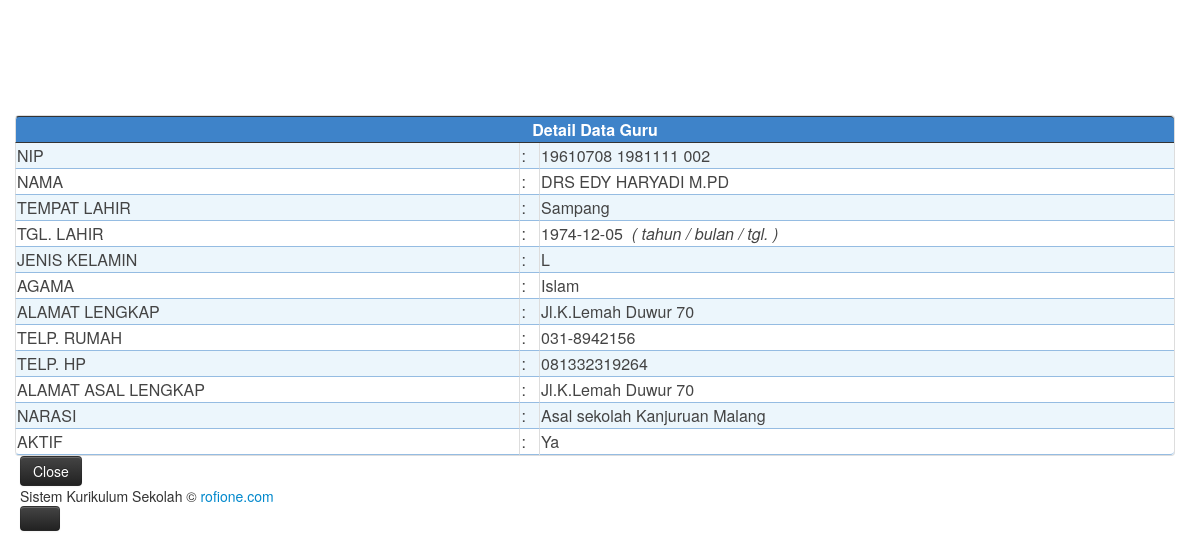
Page /admin/detil_guru.php?id=1 on the committed database.
### tables this page shows
CREATE TABLE IF NOT EXISTS `guru` (
  `ID` int(5) NOT NULL AUTO_INCREMENT,
  `NIP` varchar(30) DEFAULT NULL,
  `GLR_DEPAN` varchar(15) DEFAULT NULL,
  `NAMA` varchar(30) DEFAULT NULL,
  `GLR_BLK` varchar(15) DEFAULT NULL,
  `GOLONGAN` varchar(50) NOT NULL,
  `JABATAN` varchar(50) NOT NULL,
  `TEMPAT_LAHIR` varchar(30) DEFAULT NULL,
  `TGL_LAHIR` date DEFAULT NULL,
  `ALAMAT_SKR` varchar(100) DEFAULT NULL,
  `TELP_RUMAH` varchar(15) DEFAULT NULL,
  `TELP_HP` varchar(15) DEFAULT NULL,
  `ALAMAT_ASAL` varchar(100) DEFAULT NULL,
  `NARASI` text,
  `AGAMA` varchar(20) DEFAULT NULL,
  `SEX` char(1) DEFAULT NULL,
  `AKTIF` char(1) DEFAULT NULL,
  PRIMARY KEY (`ID`),
  UNIQUE KEY `NIP` (`NIP`)
);

### admin/detil_guru.php (the view, shortened to what this page needs)
<?php
$id = $_REQUEST['id'];
$strsql = "select NIP,GLR_DEPAN,NAMA,GLR_BLK,TEMPAT_LAHIR,TGL_LAHIR,ALAMAT_SKR,TELP_RUMAH,TELP_HP,ALAMAT_ASAL,NARASI,AGAMA,AKTIF,SEX from guru where id='$id'";
$hasil = mysql_query($strsql);
$row = mysql_fetch_array($hasil);
?>
<html>
    <head>
        <link href="../bootstrap/css/bootstrap.css" rel="stylesheet"/>
        <link href="../bootstrap/css/bootstrap-responsive.css" rel="stylesheet"/>
        <link href="../bootstrap/css/style.css" rel="stylesheet"/>
    </head>
    <body>
        <div class="container-fluid">
            <div class="row-fluid">
                <div class="span12">
                    <table class="table-bordered">
                        <thead>
                        <th colspan="3">Detail Data Guru</th>
                        </thead>
                        <tr>
                            <td>NIP</td>
                            <td>:</td>
                            <td><?php echo $row[NIP]; ?></td>
                        </tr>
                        <tr>
                            <td>NAMA</td>
                            <td>:</td>
                            <td><?php echo $row[GLR_DEPAN]; ?> <?php echo $row[NAMA]; ?> <?php echo $row[GLR_BLK]; ?></td>
                        </tr>
                        <tr>
                            <td>TEMPAT LAHIR</td>
                            <td>:</td>
                            <td><?php echo $row[TEMPAT_LAHIR]; ?></td>
                        </tr>
                        <tr>
                            <td>TGL. LAHIR</td>
                            <td>:</td>
                            <td><?php echo $row[TGL_LAHIR]; ?> &nbsp;<i>( tahun / bulan /
                                    tgl. )</i></td>
                        </tr>
                        <tr>
                            <td>JENIS KELAMIN</td>
                            <td>:</td>
                            <td><?php echo $row[SEX]; ?></td>
                        </tr>
                        <tr>
                            <td>AGAMA</td>
                            <td>:</td>
                            <td><?php echo $row[AGAMA]; ?></td>
                        </tr>
                        <tr>
                            <td>ALAMAT LENGKAP</td>
                            <td>:</td>
                            <td><?php echo $row[ALAMAT_SKR]; ?></td>
                        </tr>
                        <tr>
                            <td>TELP. RUMAH</td>
                            <td>:</td>
                            <td><?php echo $row[TELP_RUMAH]; ?></td>
                        </tr>
                        <tr>
                            <td>TELP. HP</td>
                            <td>:</td>
                            <td><?php echo $row[TELP_HP]; ?></td>
                        </tr>
                        <tr>
                            <td>ALAMAT ASAL LENGKAP</td>
                            <td>:</td>
                            <td><?php echo $row[ALAMAT_ASAL]; ?></td>
                        </tr>
                        <tr>
                            <td>NARASI</td>
                            <td>:</td>
                            <td><?php echo $row[NARASI]; ?></td>
                        </tr>
                        <tr>
                            <td>AKTIF</td>
                            <td>:</td>
                            <td>
                                <?php
                                if ($row[AKTIF] == '1') {
                                    echo "Ya";
                                } else {
                                    echo "Tidak";
                                }
                                ?>
                            </td>
                        </tr>
                    </table>
                </div>
                <button class="btn btn-inverse" onClick="closeWin();">Close</button>
            </div>
            <?php include_once './footer.php'; ?>
        </div>
    </body>
</html>

### rows in the picture
guru: NIP "19610708 1981111 002", GLR_DEPAN "DRS", NAMA "EDY HARYADI", GLR_BLK "M.PD", TEMPAT_LAHIR "Sampang", TGL_LAHIR "1974-12-05", SEX "L", AGAMA "Islam", ALAMAT_SKR "Jl.K.Lemah Duwur 70", TELP_RUMAH "031-8942156", TELP_HP "081332319264", ALAMAT_ASAL "Jl.K.Lemah Duwur 70", NARASI "Asal sekolah Kanjuruan Malang"
